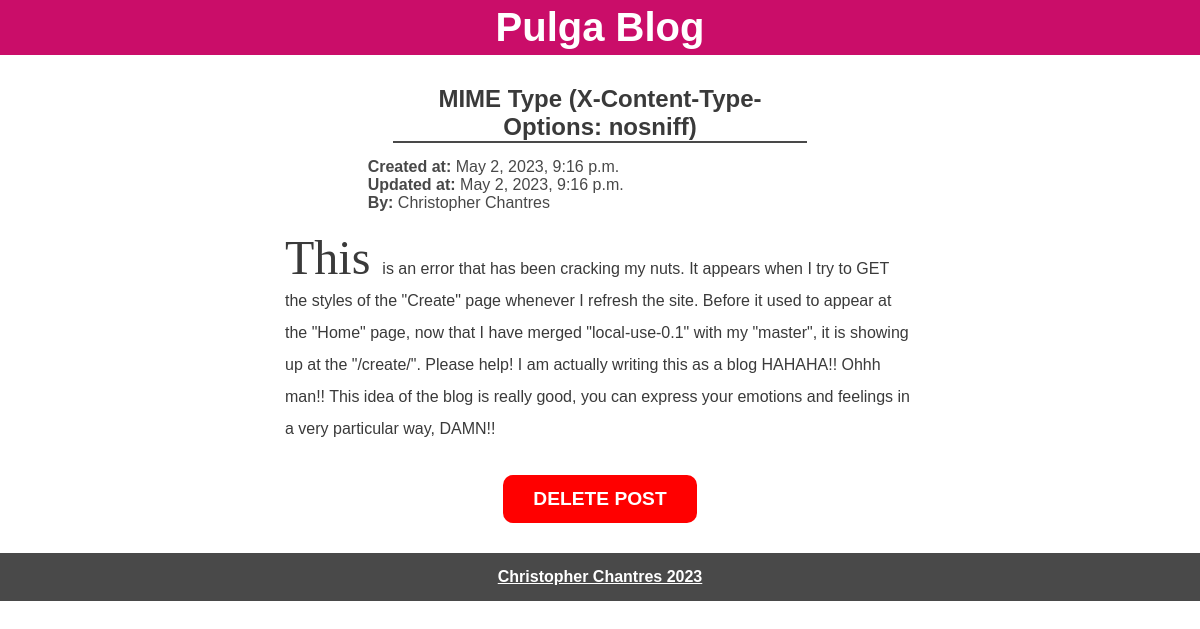
Page /post/27 on the committed database.
### polls/models.py (models this page shows)
class Post(models.Model):
  title = models.CharField(max_length=255)
  author = models.CharField(max_length=30, default="Anonymous")
  content = models.TextField()
  created_at = models.DateTimeField(auto_now_add=True)
  updated_at = models.DateTimeField(auto_now_add=True)

### polls/views.py (the view)
# urls.py: path('post/<int:post_id>', views.post_detail, name='post_detail'),
def post_detail(request, post_id):
  post = get_object_or_404(Post, pk=post_id)
  return render(request, 'post_detail.html', {'post': post})

### templates/post_detail.html (shortened to what this page needs)
{% extends 'base.html' %}
{% load static %}
{% block link_stylesheet %}
  <link rel="stylesheet" href="{% static 'css/post_detail.css' %}">
{% endblock link_stylesheet %}
{% block main %}
  <main>
    <div class="main-container">
      <section class="post-header">
        <div class="post-header-title">
          <h1>{{ post.title }}</h1>
        </div>
        <div class="post-header-p">
          <p><span>Created at:</span> {{ post.created_at }}</p>
          <p><span>Updated at:</span> {{ post.updated_at }}</p>
          <p><span>By:</span> {{ post.author }}</p>
        </div>
      </section>
      <article>
        <div>
          <p><span>{{ post.content.split|slice:":1"|join:" " }} </span>{{ post.content.split|slice:"1:"|join:" " }}</p>
        </div>
        <form action="{% url 'delete_post' post.id %}" method="POST">
          <button id="delete-post" type="submit" class="delete-post">DELETE POST</button>
        </form>
      </article>
    </div>
  </main>
{% endblock main %}

### polls/static/css/base.css (style rules this page uses)
:root { --pink-main: rgb(202, 13, 105); --gray-dark: rgb(73, 73, 73); --white-title: white; }
* { margin: 0px; padding: 0px; font-family: 'Gill Sans', 'Gill Sans MT', Calibri, 'Trebuchet MS', sans-serif; }

### polls/static/css/post_detail.css (style rules this page uses)
* { box-sizing: border-box; }
main { width: 100vw; }
.main-container { display: flex; justify-content: center; align-items: center; flex-direction: column; width: 100vw; }
.post-header { display: flex; flex-direction: column; align-items: center; margin-top: 30px; }
.post-header-title { width: 80%; text-align: center; border-bottom: 2px solid var(--gray-dark); }
.post-header-title h1 { font-size: 1.5rem; color: rgb(58, 58, 58); }
.post-header-p { width: 90%; margin-top: 15px; text-align: left; color: rgb(72, 72, 72); }
.post-header-p span { font-weight: bold; }
article { display: flex; flex-direction: column; align-items: center; margin: 30px 0px; }
article div { text-align: center; width: 90%; }
article p { text-align: left; color: rgb(58, 58, 58); }
article p span { font-family: cursive; font-size: 3rem; }
.delete-post { background-color: red; height: 3rem; padding-left: 30px; padding-right: 30px; color: white; font-weight: bold; font-size: 1.2rem; border-radius: 10px; border: none; margin-top: 30px; cursor: pointer; transition: all .15s; }
@media screen and (min-width: 768px) { main { display: flex; justify-content: center; } }
@media screen and (min-width: 768px) { .main-container { display: flex; justify-content: center; align-items: center; flex-direction: column; width: 70%; } }
@media screen and (min-width: 768px) { article p { line-height: 2rem; } }
@media screen and (min-width: 768px) { article { width: 700px; } }

### rows in the picture
Post: title "MIME Type (X-Content-Type-Options: nosniff)", created_at "May 2, 2023, 9:16 p.m.", updated_at "May 2, 2023, 9:16 p.m.", author "Christopher Chantres", content.split "This", content.split "is an error that has been cracking my nuts. It appears when I try to GET the styles of the \"Create\" page whenever I refresh the site. Before it used to appear at the \"Home\" page, now that I have merged \"local-use-0.1\" with my \"master\", it is showing up at the \"/create/\". Please help! I am actually writing this as a blog HAHAHA!! Ohhh man!! This idea of the blog is really good, you can express your emotions and feelings in a very particular way, DAMN!!"
